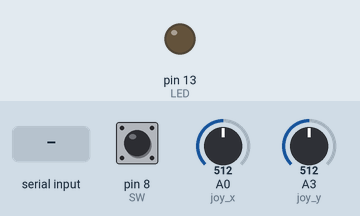
This sketch was run on a simulated Arduino Uno, built with avr-gcc and run on an emulated ATmega328P. On the bench: output pins drawn as LEDs (lit = HIGH). The inputs (shaded band) are chosen by the test bench; at power-on: pin 8 (SW) HIGH, A0 (joy_x) = 512, A3 (joy_y) = 512. What the sketch prints to the serial monitor is not drawn.

Above: at 1.2 s.
1.3 s: "HIGH\n" received over Serial
At 1.9 s:
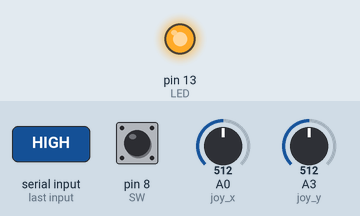
2.8 s: "LOW\n" received over Serial
At 3.7 s:
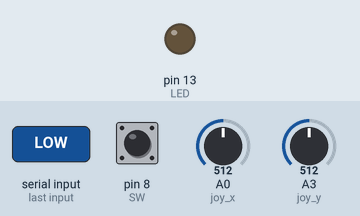
Timing chart, 0 to 5.8 s (numbered marks = the images above; inputs shaded):
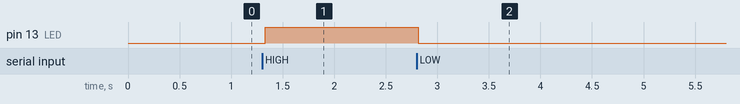

The sketch:

joystick.ino
```cpp
#define SW 8
#define joy_x A0
#define joy_y A3

const int LED =  13;

void setup() {
  Serial.begin(115200);
  pinMode(SW, INPUT_PULLUP);
  pinMode(joy_x, INPUT);
  pinMode(joy_y, INPUT);
  pinMode(LED, OUTPUT);
}

void loop() {
  if (Serial.available() > 0) {
    String data = Serial.readStringUntil('\n');
    data.trim();

    if (data == "HIGH") {
      digitalWrite(LED, HIGH);
    } else if (data == "LOW") {
      digitalWrite(LED, LOW);
    }
  }

  float joy_rx = analogRead(joy_x);
  float joy_ry = analogRead(joy_y);

  joy_rx = map(joy_rx, 1, 1024, -500, 500);
  joy_ry = map(joy_ry, 1, 1024, -500, 500);

  Serial.print(joy_rx);
  Serial.print(",");
  Serial.print(joy_ry);
  Serial.print(",");
  Serial.println(!digitalRead(SW));
  delay(50);
}
```

Measured:
- after the input at 1.3 s, pin 13 (LED): LOW → HIGH at once
- after the input at 2.8 s, pin 13 (LED): HIGH → LOW at once
